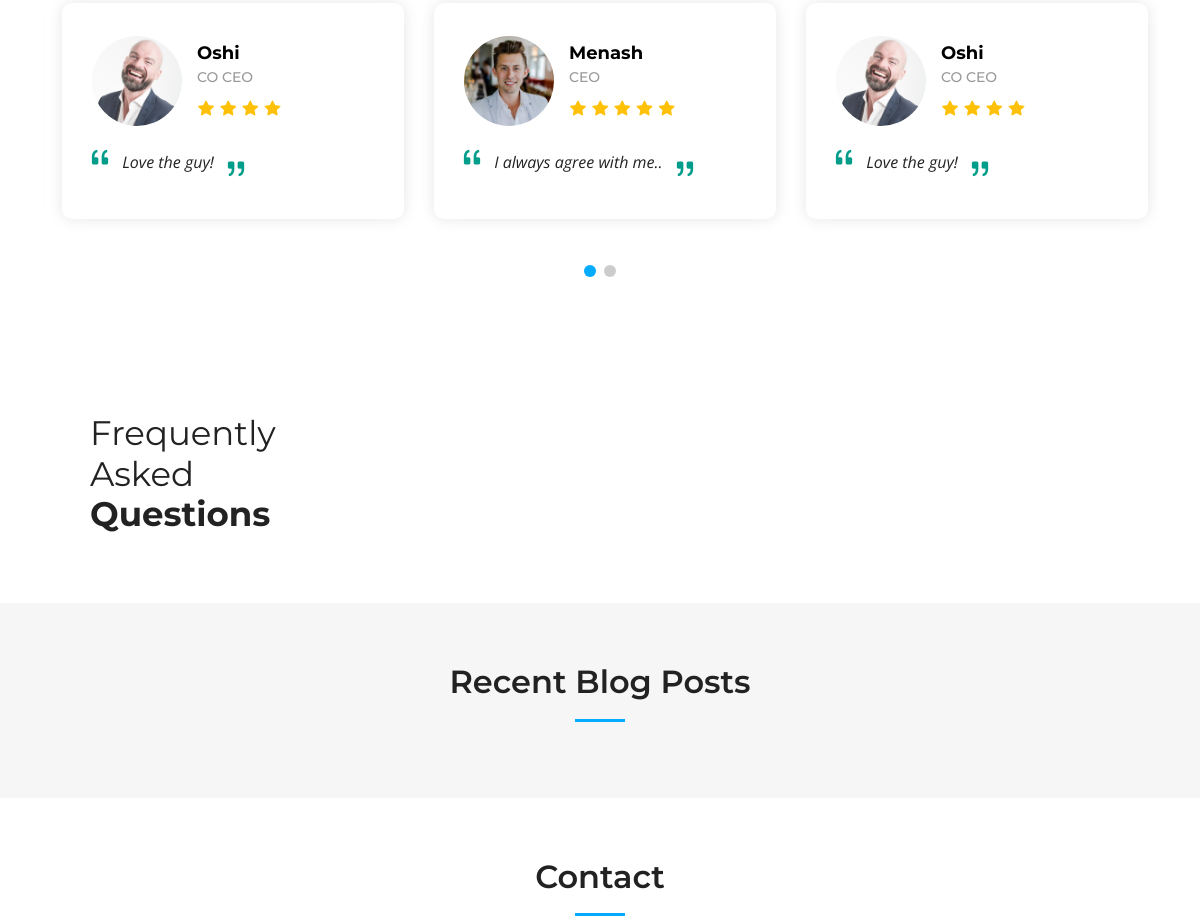
/ (middle part), run on an earlier commit of the app's database.
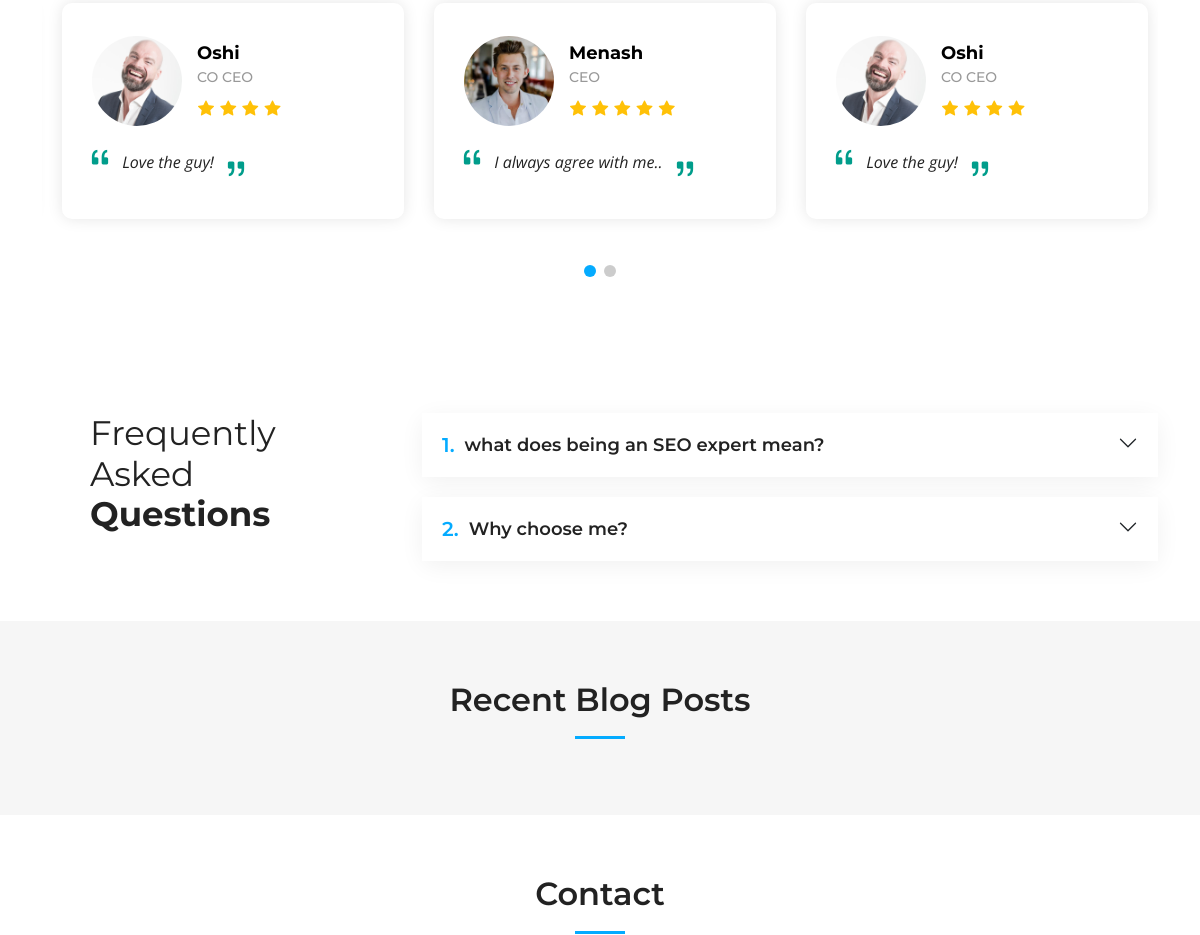
And on a later commit of the database.
### firstapp/models.py (models this page shows, shortened)
class Testimonial(models.Model):
    user_image = models.CharField(max_length=255, blank=True, null=True)
    stars_count =[
        (1, 'One'),
        (2, 'Two'),
        (3, 'Three'),
        (4, 'Four'),
        (5, 'Five'),
    ]
    rating_count = models.IntegerField(choices=stars_count)
    username = models.CharField(max_length=50)
    user_job_title = models.CharField(max_length=50)
    review = models.TextField()

class FrequentlyAskedQuestion(models.Model):
    question = models.CharField(max_length=255)
    answer = models.TextField()

### firstapp/views.py (the view)
# urls.py: path('', index, name = 'app'),
def index(request):
    general_info = GeneralInfo.objects.first()
    services = Service.objects.all()
    faqs = FrequentlyAskedQuestion.objects.all()
    recent_blogs = Blog.objects.all().order_by("-created_at")[:3]
    testimonials = Testimonial.objects.all()
    for t in testimonials:
        t.star_range = range(t.rating_count)
    deafult_value = ""
    context = {
        "company_name" : getattr(general_info, "company_name", deafult_value),
        "location" : getattr(general_info, "location", deafult_value),
        "email" : getattr(general_info, "email", deafult_value),
        "phone" : getattr(general_info, "phone", deafult_value),
        "open_hours" : getattr(general_info, "open_hours", deafult_value),
        "video_url" : getattr(general_info, "video_url", deafult_value),
        "twitter_url" : getattr(general_info, "twitter_url", deafult_value),
        "facebook_url" : getattr(general_info, "facebook_url", deafult_value),
        "instagram_url" : getattr(general_info, "instagram_url", deafult_value),
        "linkedin_url" : getattr(general_info, "linkedin_url", deafult_value),
        "services" : services,
        "testimonials" : testimonials,
        "faqs" : faqs,
        "recent_blogs": recent_blogs,
    }
    return render(request, "index.html", context)

### templates/index.html (shortened to what this page needs)
{% extends 'assets/main.html' %}
{% load static %}
{% block mainContent %}
      <section id="testimonials" class="testimonials">
        <div class="container" data-aos="fade-up">
          <div class="slides-3 swiper" data-aos="fade-up" data-aos-delay="100">
            <div class="swiper-wrapper">
              {% for testimonial in testimonials %}
                <div class="swiper-slide">
                  <div class="testimonial-wrap">
                    <div class="testimonial-item">
                      <div class="d-flex align-items-center">
                        {% if "http" in testimonial.user_image %}
                        <img src="{{testimonial.user_image}}" class="testimonial-img flex-shrink-0" alt="">
                        {% else %}
                        <img src="{% static testimonial.user_image %}" class="testimonial-img flex-shrink-0" alt="">
                        {% endif %}
                        <div>
                          <h3>{{testimonial.username}}</h3>
                          <h4>{{testimonial.user_job_title}}</h4>
                          <div class="stars">
                            {% for _ in testimonial.star_range %}
                              <i class="bi bi-star-fill"></i>
                            {% endfor %}
                          </div>
                        </div>
                      </div>
                      <p>
                        <i class="bi bi-quote quote-icon-left"></i>
                        {{testimonial.review}}
                        <i class="bi bi-quote quote-icon-right"></i>
                      </p>
                    </div>
                  </div>
                </div>
              {% endfor %}
            </div>
            <div class="swiper-pagination"></div>
          </div>
        </div>
      </section>
      <section id="faq" class="faq">
        <div class="container" data-aos="fade-up">
          <div class="row gy-4">
            <div class="col-lg-4">
              <div class="content px-xl-5">
                <h3>Frequently Asked <strong>Questions</strong></h3>
              </div>
            </div>
            <div class="col-lg-8">
              <div class="accordion accordion-flush" id="faqlist" data-aos="fade-up" data-aos-delay="100">
                {% for faq in faqs %}
                <div class="accordion-item">
                  <h3 class="accordion-header">
                    <button class="accordion-button collapsed" type="button" data-bs-toggle="collapse" data-bs-target="#faq-content-1">
                      <span class="num">{{ forloop.counter }}.</span>
                      {{ faq.question }}
                    </button>
                  </h3>
                </div>
                {% endfor %}
              </div>
            </div>
          </div>
        </div>
      </section>
      <section id="recent-posts" class="recent-posts sections-bg">
        <div class="container" data-aos="fade-up">
          <div class="section-header">
            <h2>Recent Blog Posts</h2>
          </div>
        </div>
      </section>
      <section id="contact" class="contact">
        <div class="container" data-aos="fade-up">
          <div class="section-header">
            <h2>Contact</h2>
          </div>
        </div>
      </section>
{% endblock mainContent %}

### templates/assets/main.html (shortened to what this page needs)
{% load static %}
<!DOCTYPE html>
<html lang="en">
<head>
  <link href="{% static 'assets/vendor/bootstrap/css/bootstrap.min.css' %}" rel="stylesheet">
  <link href="{% static 'assets/vendor/bootstrap-icons/bootstrap-icons.css' %}" rel="stylesheet">
  <link href="{% static 'assets/vendor/aos/aos.css" rel="stylesheet' %}">
  <link href="{% static 'assets/vendor/glightbox/css/glightbox.min.css' %}" rel="stylesheet">
  <link href="{% static 'assets/vendor/swiper/swiper-bundle.min.css' %}" rel="stylesheet">
  <link href="{% static 'assets/css/main.css' %}" rel="stylesheet">
</head>
<body>
  <main id="main">
    {% block mainContent %}
    {% endblock mainContent %}
  </main>
</body>
</html>

### templates/assets/header.html (shortened to what this page needs)
{% load static %}

### templates/assets/hero.html (shortened to what this page needs)
{% load static %}

### static/assets/css/main.css (style rules this page uses)
:root { --font-default: "Open Sans", system-ui, -apple-system, "Segoe UI", Roboto, "Helvetica Neue", Arial, "Noto Sans", "Liberation Sans", sans-serif, "Apple Color Emoji", "Segoe UI Emoji", "Segoe UI Symbol", "Noto Color Emoji"; --font-primary: "Montserrat", sans-serif; --font-secondary: "Poppins", sans-serif; }
:root { --color-default: #222222; --color-primary: #04abff; --color-secondary: #f85a40; }
:root { scroll-behavior: smooth; }
body { font-family: var(--font-default); color: var(--color-default); }
h1, h2, h3, h4, h5, h6 { font-family: var(--font-primary); }
section { padding: 60px 0; overflow: hidden; }
.sections-bg { background-color: #f6f6f6; }
.section-header { text-align: center; padding-bottom: 20px; }
.section-header h2 { font-size: 32px; font-weight: 600; margin-bottom: 20px; padding-bottom: 20px; position: relative; }
.section-header h2:after { content: ""; position: absolute; display: block; width: 50px; height: 3px; background: var(--color-primary); left: 0; right: 0; bottom: 0; margin: auto; }
section { scroll-margin-top: 70px; }
.testimonials .testimonial-wrap { padding-left: 10px; }
.testimonials .testimonial-item { box-sizing: content-box; padding: 30px; margin: 30px 10px; box-shadow: 0px 0 15px rgba(0, 0, 0, 0.1); position: relative; background: #fff; border-radius: 10px; }
.testimonials .testimonial-item .testimonial-img { width: 90px; border-radius: 50px; margin-right: 15px; }
.testimonials .testimonial-item h3 { font-size: 18px; font-weight: bold; margin: 10px 0 5px 0; color: #000; }
.testimonials .testimonial-item h4 { font-size: 14px; color: #999; margin: 0; }
.testimonials .testimonial-item .stars { margin: 10px 0; }
.testimonials .testimonial-item .stars i { color: #ffc107; margin: 0 1px; }
.testimonials .testimonial-item .quote-icon-left, .testimonials .testimonial-item .quote-icon-right { color: #009d8b; font-size: 26px; line-height: 0; }
.testimonials .testimonial-item .quote-icon-left { display: inline-block; left: -5px; position: relative; }
.testimonials .testimonial-item .quote-icon-right { display: inline-block; right: -5px; position: relative; top: 10px; transform: scale(-1, -1); }
.testimonials .testimonial-item p { font-style: italic; margin: 15px auto 15px auto; }
.testimonials .swiper-pagination { margin-top: 20px; position: relative; }
.faq .content h3 { font-weight: 400; font-size: 34px; }
.faq .accordion-item { border: 0; margin-bottom: 20px; box-shadow: 0px 5px 25px 0px rgba(0, 0, 0, 0.06); border-radius: 10px; }
.faq .accordion-item:last-child { margin-bottom: 0; }
.faq .accordion-button { padding: 20px 50px 20px 20px; font-weight: 600; border: 0; font-size: 18px; line-height: 24px; color: var(--color-default); text-align: left; background: #fff; box-shadow: none; border-radius: 10px; }
.faq .accordion-button .num { padding-right: 10px; font-size: 20px; line-height: 0; color: var(--color-primary); }
.faq .accordion-button:after { position: absolute; right: 20px; top: 20px; }

What changed in the data, as far as the page shows it:
added FrequentlyAskedQuestion: question "what does being an SEO expert mean?"
added FrequentlyAskedQuestion: question "Why choose me?"
